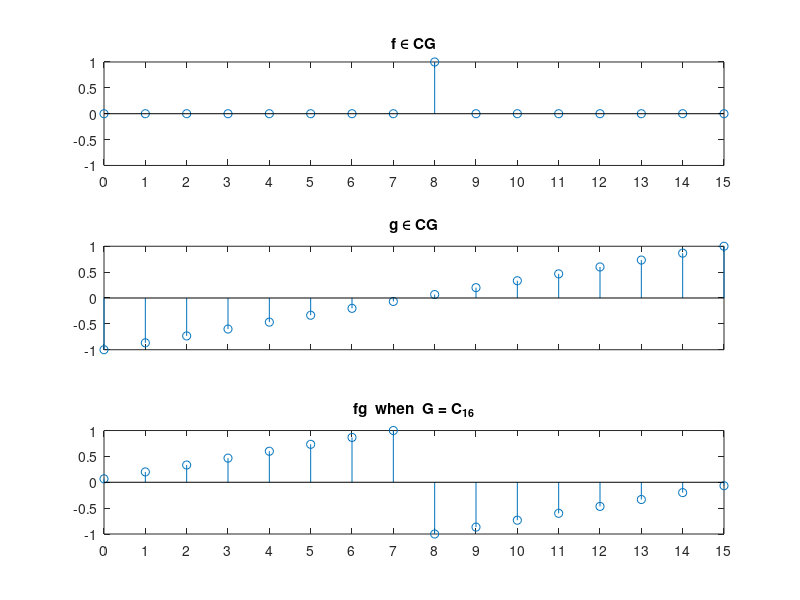

MATLAB code to generate this figure: (Note: this script raises an error after producing the figure.)
clear;
n=8;
n2=n+n;
m=n/2;

y=zeros(n2,1);   % (for storing results)
yy=zeros(n2,1);   

% First Signal (an impulse)
u=zeros(n2,1);   
u(n+1)=1;              % impulse at n+1
uu=zeros(n2,1);   

% Second Signal (linear incr. seq. of pulses)
v = linspace(-1,1,n2); 
v'
v = v(:);  
vv=zeros(n2,1);   

figure(1); clf
subplot(3,1,1); stem(u); title('f \in CG'); 
axis([1,n2,-1,1]);set(gca,'XTick',(1:n2)); set(gca,'XTickLabel',[(0:n2-1)]);
subplot(3,1,2); stem(v); title('g \in CG'); 
axis([1,n2,-1,1]);set(gca,'XTick',(1:n2)); set(gca,'XTickLabel',' ');

% Circular Convolution Theorem:
  ccuv = ifft(fft(u).*fft(v));     
  subplot(3,1,3);stem(real(ccuv));title('fg  when  G = C_{16}'); 
  axis([1,n2,-1,1]); set(gca,'XTick',(1:n2)); set(gca,'XTickLabel',[(0:n2-1)]);  
  % Matlab does non-circular convolution:
  %  cuv=conv(u,v);  %  length(cuv) == 31 
  % We could acheive the same as follows:
  % u0 = [u; zeros(N-1,1)]; v0=[v;zeros(N-1,1)];
  % ccuv = ifft(fft(u0).*fft(v0));

gp=1;

rn = indexset(n,gp);
uu(1:n,1)=u(1:n,1); vv(1:n,1)=v(1:n,1);
uu((1:n)+n,1)=u(rn(1:n)+n,1); vv((1:n)+n,1)=v(rn(1:n)+n,1);
d11=zeros(n2,1);  d21=zeros(n2,1);  % 4 coefs wrt 1-dim ideals
d12=zeros(n2,1);  d22=zeros(n2,1);  % 6 coefs wrt 2-dim ideals
[d11,d12]=n_2(u(:,1),gp);
[d21,d22]=n_2(vv(:,1),gp);
c(1:n,1)=d12(1:n,1).*d22(1:n,1)+d12(1+n:n2).*d22(1+n:n2);
c(1+n:n2,1)=d12(1+n:n2,1).*d22(1:n,1)+d12(1:n).*d22(1+n:n2);
c(1:n,1)=c(1:n,1)+sqrt(2)*d11(1:n,1).*d21(1:n,1);
c(1+n:n2,1)=c(1+n:n2)+sqrt(2)*d11(1+n:n2,1).*d21(1+n:n2,1);
y=sqrt(n)*in_2(c,gp);

yy(1:n) = y(1:n); yy((1:n)+n)=y(rn(1:n)+n);

figure(2); clf
subplot(3,1,1); stem(u); title('f \in CG'); 
axis([1,n2,-1,1]);set(gca,'XTick',(1:n2)); set(gca,'XTickLabel',[(0:n-1) (0:n-1)]);
subplot(3,1,2); stem(v); title('g \in CG'); 
axis([1,n2,-1,1]);set(gca,'XTick',(1:n2)); set(gca,'XTickLabel',' ');
subplot(3,1,3); stem(yy); title('fg  when  G = C_8 \angle \{1,k_7\}'); 
axis([1,n2,-1,1]); set(gca,'XTick',(1:n2)); set(gca,'XTickLabel',[(0:n-1) (0:n-1)]);

gp=2;

rn = indexset(n,gp);
uu(1:n,1)=u(1:n,1); vv(1:n,1)=v(1:n,1);
uu((1:n)+n,1)=u(rn(1:n)+n,1); vv((1:n)+n,1)=v(rn(1:n)+n,1);
d11=zeros(n2,1);  d21=zeros(n2,1);  % 4 coefs wrt 1-dim ideals
d12=zeros(n2,1);  d22=zeros(n2,1);  % 6 coefs wrt 2-dim ideals
[d11,d12]=n_2(u(:,1),gp);
[d21,d22]=n_2(vv(:,1),gp);
c(1:n,1)=d12(1:n,1).*d22(1:n,1)+d12(1+n:n2).*d22(1+n:n2);
c(1+n:n2,1)=d12(1+n:n2,1).*d22(1:n,1)+d12(1:n).*d22(1+n:n2);
c(1:n,1)=c(1:n,1)+sqrt(2)*d11(1:n,1).*d21(1:n,1);
c(1+n:n2,1)=c(1+n:n2)+sqrt(2)*d11(1+n:n2,1).*d21(1+n:n2,1);
y=sqrt(n)*in_2(c,gp);

yy5(1:n) = y(1:n); yy5((1:n)+n)=y(rn(1:n)+n);

gp=3;

rn = indexset(n,gp);
uu(1:n,1)=u(1:n,1); vv(1:n,1)=v(1:n,1);
uu((1:n)+n,1)=u(rn(1:n)+n,1); vv((1:n)+n,1)=v(rn(1:n)+n,1);
d11=zeros(n2,1);  d21=zeros(n2,1);  % 4 coefs wrt 1-dim ideals
d12=zeros(n2,1);  d22=zeros(n2,1);  % 6 coefs wrt 2-dim ideals
[d11,d12]=n_2(u(:,1),gp);
[d21,d22]=n_2(vv(:,1),gp);
c(1:n,1)=d12(1:n,1).*d22(1:n,1)+d12(1+n:n2).*d22(1+n:n2);
c(1+n:n2,1)=d12(1+n:n2,1).*d22(1:n,1)+d12(1:n).*d22(1+n:n2);
c(1:n,1)=c(1:n,1)+sqrt(2)*d11(1:n,1).*d21(1:n,1);
c(1+n:n2,1)=c(1+n:n2)+sqrt(2)*d11(1+n:n2,1).*d21(1+n:n2,1);
y=sqrt(n)*in_2(c,gp);

yy(1:n) = y(1:n); yy((1:n)+n)=y(rn(1:n)+n);

figure(3); clf
subplot(4,1,1); stem(u); title('f \in CG'); 
axis([1,n2,-1,1]);set(gca,'XTick',(1:n2)); set(gca,'XTickLabel',[(0:n-1) (0:n-1)]);
subplot(4,1,2); stem(v); title('g \in CG'); 
axis([1,n2,-1,1]);set(gca,'XTick',(1:n2)); set(gca,'XTickLabel',' ');
subplot(4,1,3); stem(yy5); title('fg  when  G = C_8 \angle \{1,k_5\}'); 
axis([1,n2,-1,1]); set(gca,'XTick',(1:n2)); set(gca,'XTickLabel',' ');
subplot(4,1,4); stem(yy);  title('fg  when  G = C_8 \angle \{1,k_3\}'); 
axis([1,n2,-1,1]); set(gca,'XTick',(1:n2)); set(gca,'XTickLabel',[(0:n-1) (0:n-1)]);




%
% Simpler approach which I was hoping would work but it didn't:
%
%hatu=n_2_gp1(uu); hatv=n_2_gp1(v);
%invhatu=in_2_gp1(hatu);invhatv=in_2_gp1(hatv);
%subplot(3,1,3); stem(invhatv); title('f*g \in CG_2'); axis([0,n2,-1,1]);
%c=hatu.*hatv; %c=hatv.*hatu;
%c(1) = sqrt(2)*c(1);c(m+1) = sqrt(2)*c(m+1);c(n+1) = sqrt(2)*c(n+1);c(m+n+1) = sqrt(2)*c(m+n+1);
%yy=sqrt(n)*in_2_gp1(c);

%[u1,u2]=n_2(u,gp); [v1,v2]=n_2(vv,gp);
%c(1:n)=u2(1:n).*v2(1:n) + u2(1+n:n2).*v2(1+n:n2)+ sqrt(2)*u1(1:n).*v1(1:n);
%c(1+n:n2)=u2(1+n:n2).*v2(1:n) + u2(1:n).*v2(1+n:n2)+sqrt(2)*u1(1+n:n2).*v1(1+n:n2);
%y=sqrt(n)*in_2(c,gp);

